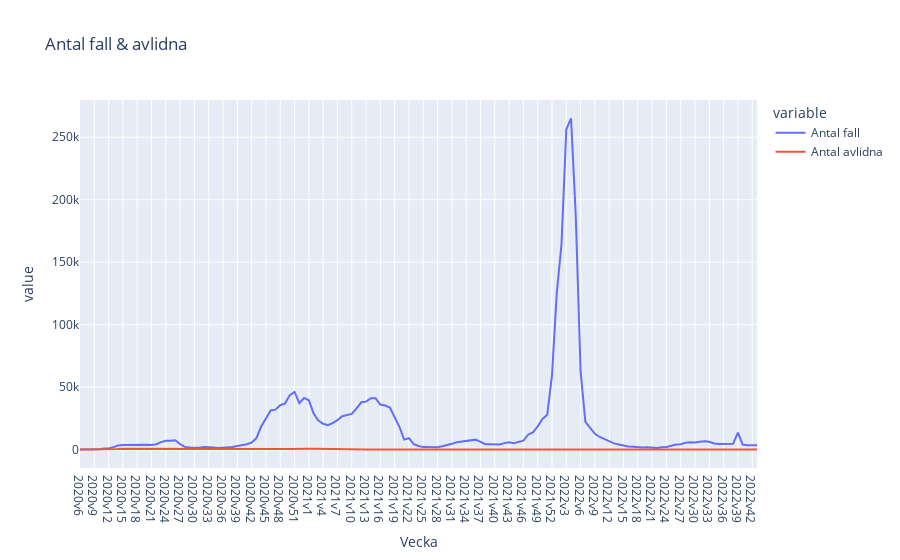

Write notebook code for a chart like this one.
### Markdown cell above
___
# e)

### Code cell
fig = px.line(
    df_covid19,
    x="Vecka",
    y=["Antal fall", "Antal avlidna"],
    title="Antal fall & avlidna",
    #TODO: Set y_scale to 'log'
    # I don't think thats necessary though, since graph is interactable. 
)

fig.show()
fig.write_html("Visualiseringar/antal_avlida_och_nya_fall_vecka.html")

### Figure 1 — Plotly figure (JSON) as saved in the notebook; plotly's stock layout.template omitted (floating-point values rounded to 4 significant figures; data arrays with more than 128 entries replaced by an {"elided": "..."} marker saying what was removed)
{"data": [{"hovertemplate": "variable=Antal fall<br>Vecka=%{x}<br>value=%{y}<extra></extra>", "legendgroup": "Antal fall", "line": {"color": "#636efa", "dash": "solid"}, "marker": {"symbol": "circle"}, "mode": "lines", "name": "Antal fall", "orientation": "v", "showlegend": true, "type": "scatter", "x": {"elided": "143 str values"}, "xaxis": "x", "y": {"elided": "143 int values"}, "yaxis": "y"}, {"hovertemplate": "variable=Antal avlidna<br>Vecka=%{x}<br>value=%{y}<extra></extra>", "legendgroup": "Antal avlidna", "line": {"color": "#EF553B", "dash": "solid"}, "marker": {"symbol": "circle"}, "mode": "lines", "name": "Antal avlidna", "orientation": "v", "showlegend": true, "type": "scatter", "x": {"elided": "143 str values"}, "xaxis": "x", "y": {"elided": "143 int values"}, "yaxis": "y"}], "layout": {"legend": {"title": {"text": "variable"}, "tracegroupgap": 0}, "title": {"text": "Antal fall & avlidna"}, "xaxis": {"anchor": "y", "domain": [0, 1], "title": {"text": "Vecka"}}, "yaxis": {"anchor": "x", "domain": [0, 1], "title": {"text": "value"}}}}
